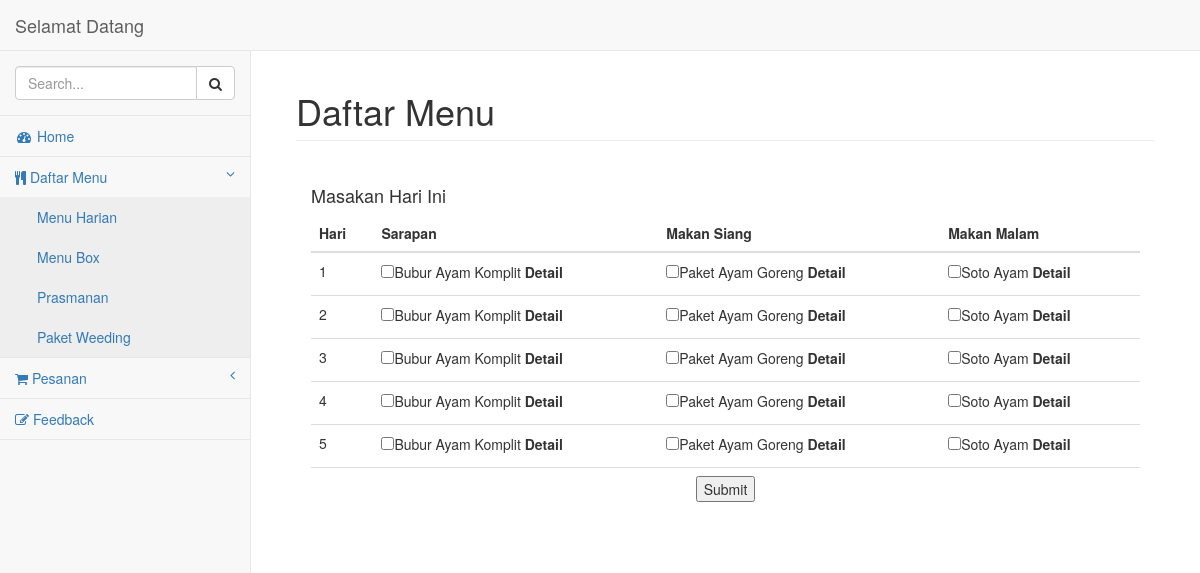
The page /daftar_menu.php on the database its author committed.
### tables this page shows
CREATE TABLE IF NOT EXISTS `menu` (
  `id_menu` varchar(10) NOT NULL,
  `nama_paket` text,
  `detail_menu` varchar(100) NOT NULL,
  `Jenis` varchar(11) NOT NULL,
  `lama_buat` varchar(50) NOT NULL,
  `tgl` datetime NOT NULL,
  `harga` int(11) NOT NULL,
  `gambar` text NOT NULL
);

### daftar_menu.php (the view, shortened to what this page needs)
<!DOCTYPE html>
<?php
$nama = $_SESSION['nama'];
?>
<html lang="en">
<head>
    <link href="../bower_components/bootstrap/dist/css/bootstrap.min.css" rel="stylesheet">
    <link href="../bower_components/metisMenu/dist/metisMenu.min.css" rel="stylesheet">
    <link href="../dist/css/sb-admin-2.css" rel="stylesheet">
    <link href="../bower_components/font-awesome/css/font-awesome.min.css" rel="stylesheet" type="text/css">
</head>
<body>
	<div id="wrapper">
		<nav class="navbar navbar-default navbar-static-top" role="navigation" style="margin-bottom: 0">
			<div class="navbar-header">
                <a class="navbar-brand" href="index.html">Selamat Datang <?php echo $nama ?></a>
			</div>
			<?php include('logout.php'); ?>
			<?php include('dropdown.php'); ?>
        <div id="page-wrapper">
            <div class="container-fluid">
                <div class="row">
                    <div class="col-lg-12">
                        <h1 class="page-header">Daftar Menu</h1>
						<?php
							$hari = ['1', '2', '3', '4', '5'];
						?>
                        <div class="panel-body">
							<form method='post' action='daftar_menu_keranjang.php'>
                            <div class="table-responsive">
							<h4>Masakan Hari Ini</h4>
                                <table class="table">
                                    <thead>
                                        <tr>
                                            <th>Hari</th>
                                            <th>Sarapan</th>
                                            <th>Makan Siang</th>
                                            <th>Makan Malam</th>
                                        </tr>
                                    </thead>
                                    <tbody>
										<?php
										foreach ($hari as $h)
										{
										$sql = " select * from menu where jenis = 'Sarapan'";
										$hasil = mysqli_query($konek, $sql);
										$data = mysqli_fetch_assoc($hasil);
										$sql = " select * from menu where jenis = 'Makan Siang'";
										$hasil = mysqli_query($konek, $sql);
										$data2 = mysqli_fetch_assoc($hasil);
										$sql = " select * from menu where jenis = 'Makan Malam'";
										$hasil = mysqli_query($konek, $sql);
										$data3 = mysqli_fetch_assoc($hasil);
										echo "
																						<tr>
													<td>$h</td>
													<td><input type='checkbox'name='nama_menu[]' value='$data[id_menu]'>$data[nama_paket]</input>
													<label data-toggle='modal' data-target='#myModal_sarapan_$h'>Detail</label>
													</td>
													<td><input type='checkbox'name='nama_menu[]' value='$data2[id_menu]'>$data2[nama_paket]</input>
													<label data-toggle='modal' data-target='#myModal_makan_siang_$h'>Detail</label>
													</td>
													<td><input type='checkbox'name='nama_menu[]' value='$data3[id_menu]'>$data3[nama_paket]</input>
													<label data-toggle='modal' data-target='#myModal_makan_malam_$h'>Detail</label>
													</td>
												</tr>
												<div class='modal fade' id='myModal_sarapan_$h' tabindex='-1' role='dialog' aria-labelledby='myModalLabel' aria-hidden='true'>
												<h4 class='modal-title' id='myModalLabel'>$h</h4>
												$data[detail_menu]
												</div>
												<div class='modal fade' id='myModal_makan_siang_$h' tabindex='-1' role='dialog' aria-labelledby='myModalLabel' aria-hidden='true'>
												<h4 class='modal-title' id='myModalLabel'>$h</h4>
												$data2[detail_menu]
												</div>
												<div class='modal fade' id='myModal_makan_malam_$h' tabindex='-1' role='dialog' aria-labelledby='myModalLabel' aria-hidden='true'>
												<h4 class='modal-title' id='myModalLabel'>$h</h4>
												$data3[detail_menu]
												</div>
										";
										}
										?>
										<tr>
											<td colspan="4" align="center">
											<input type='submit' value='Submit'>
											</td>
										</tr>
									</tbody>
                                </table>
                            </div>
								</form>
                        </div>
                    </div>
                </div>
            </div>
        </div>
	</div>
</body>
</html>

### Depan/css/tabel/sb-admin-2.css (style rules this page uses)
body { background-color: #f8f8f8; }
#wrapper { width: 100%; }
#page-wrapper { padding: 0 15px; min-height: 568px; background-color: #fff; }
@media (min-width:768px) { #page-wrapper { position: inherit; margin: 0 0 0 250px; padding: 0 30px; border-left: 1px solid #e7e7e7; } }

### rows shown on the page
menu: nama_paket "Bubur Ayam Komplit"
menu: nama_paket "Paket Ayam Goreng"
menu: nama_paket "Soto Ayam"

### other values the page prints
$h "1"
$h "2"
$h "3"
$h "4"
$h "5"
